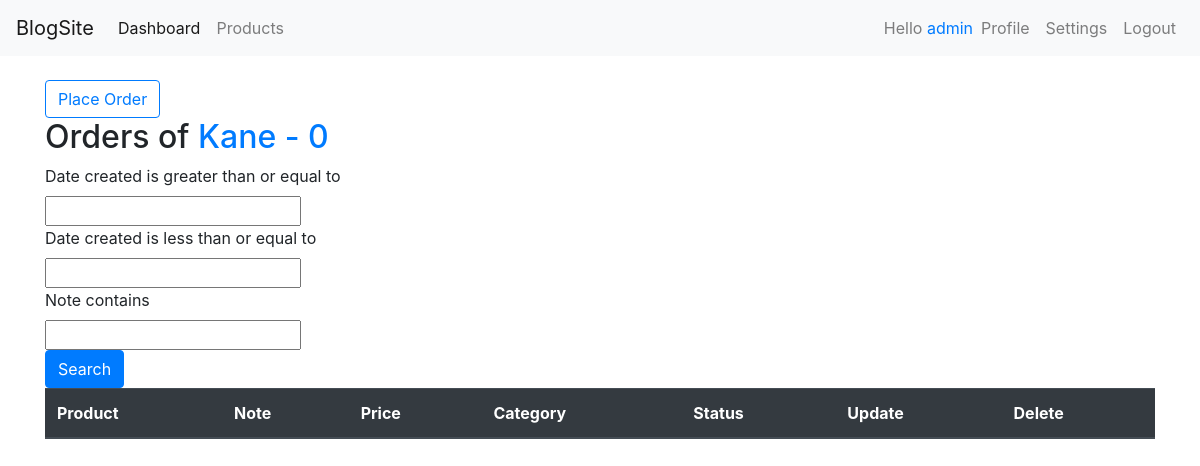
Page /customers/3 (signed in) on the earlier database version.
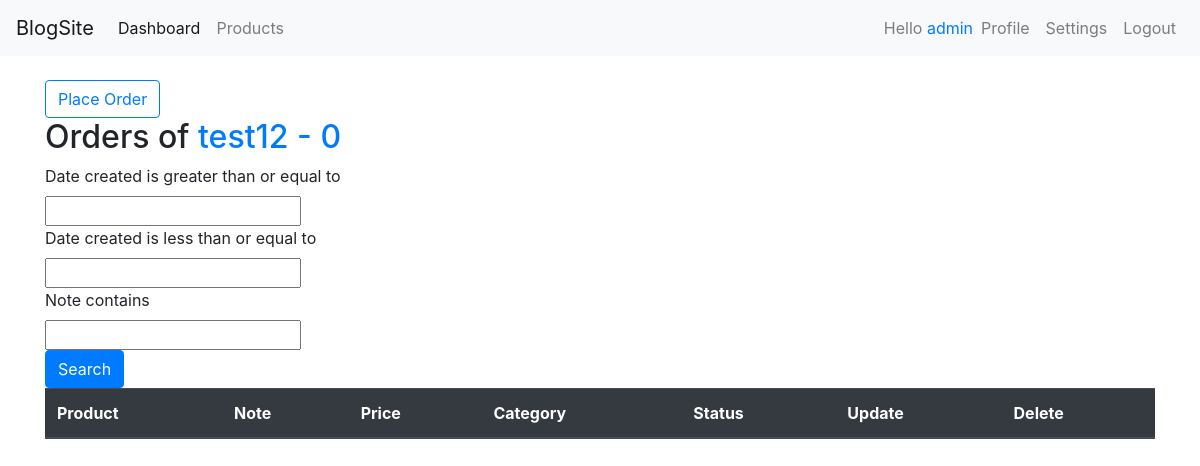
Same page on the later database version.
### accounts/models.py (models this page shows, shortened)
class Customer(models.Model):
    user=models.OneToOneField(User,null=True,on_delete=models.CASCADE)
    name=models.CharField(max_length=50)
    img=models.ImageField(null=True,blank=True)
    phone=models.CharField(max_length=12)
    email=models.EmailField(max_length=200)
    date_created=models.DateTimeField(auto_now_add=True)

### accounts/views.py (the view)
# urls.py: path('customers/<str:pk>',CustomerDetail,name='customers'),
@login_required(login_url='login')
def CustomerDetail(request,pk):
    customer=Customer.objects.get(id=pk)
    orders=customer.order_set.all()
    fil=OrderFilter(request.GET,queryset=orders)
    orders=fil.qs
    context={'customer':customer,'orders':orders,'filter':fil}
    return render(request,'accounts/customers.html',context)

### accounts/templates/accounts/customers.html (shortened to what this page needs)
{% extends 'accounts/base.html' %}
{% load crispy_forms_tags %}
{% block content %}
    <div class="container mt-4">
    <a class='btn btn-outline-primary' href="/createorder/{{customer.id}}">Place Order</a>
    <h2>Orders of <span class="text-primary">{{customer.name}} - {{orders.count}}</span></h2>
    <form method='GET'>
        {{filter.form|crispy}}
        <button type="submit" class='btn btn-primary'>Search</button>
    </form>
    <table class="table table-striped">
        <thead class="thead-dark">
         <th>Product</th>
         <th>Note</th>
         <th>Price</th>
         <th>Category</th>
         <th>Status</th>
         <th>Update</th>
        <th>Delete</th>
        </thead>
        </table>
</div>
{% endblock %}ƒ

Differences in the rows shown:
changed Customer: name "Kane" → "test12"
